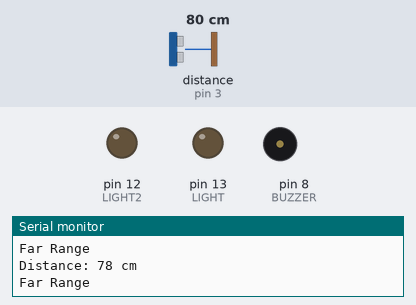
This sketch was run on a simulated Arduino Uno, built with avr-gcc and run on an emulated ATmega328P. On the bench: output pins drawn as LEDs (lit = HIGH), buzzer (waves = sounding), the last lines printed to the serial monitor. Wiring (inferred from the names in the program): ultrasonic range finder: trigger pin 2; echo pin 3. The test bench sets the inputs (shaded band); at power-on: distance to the obstacle (sensor on pin 3) 80 cm. The echo pulse lasts 58.3 µs per cm; pins used as bus, display or sensor lines are not drawn.

Above: at 1.8 s.
1.9 s: distance to the obstacle (sensor on pin 3) set to 56 cm
3.4 s: distance to the obstacle (sensor on pin 3) set to 48 cm
At 4.6 s:
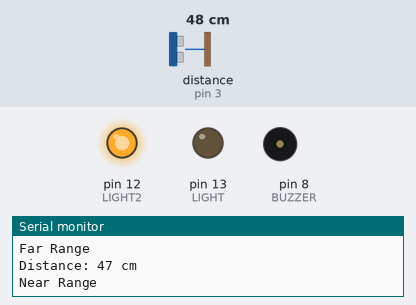
5.5 s: distance to the obstacle (sensor on pin 3) set to 13 cm
7.2 s: distance to the obstacle (sensor on pin 3) set to 10 cm
At 9.1 s:
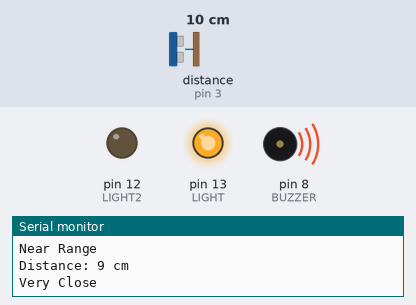
9.5 s: distance to the obstacle (sensor on pin 3) set to 18 cm
At 10.7 s:
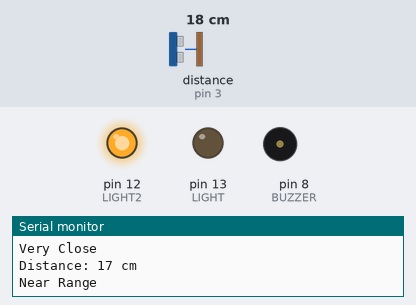
11.5 s: distance to the obstacle (sensor on pin 3) set to 2 cm
At 12.4 s:
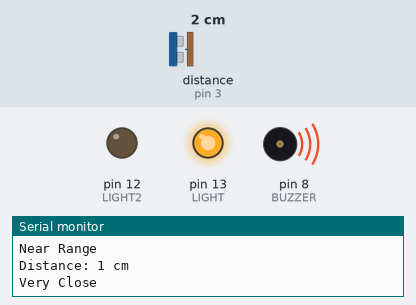
Timing chart, 0 to 14.5 s (numbered marks = the images above; inputs shaded):
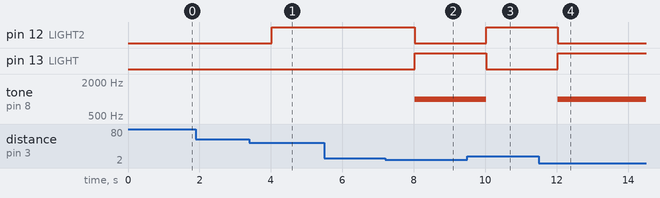

Measured:
- the behaviour switches between 52 and 51 cm on distance to the obstacle (sensor on pin 3) (found by bisection; images 0 and 1)
- the behaviour switches between 12 and 11 cm on distance to the obstacle (sensor on pin 3) (found by bisection; images 1 and 2)
- after the input at 3.4 s, pin 12 (LIGHT2): LOW → HIGH after 0.62 s
- after the input at 7.2 s, pin 12 (LIGHT2): HIGH → LOW after 0.83 s; pin 13 (LIGHT): LOW → HIGH after 0.83 s; tone on pin 8 (BUZZER): silent → 1000 Hz after 0.83 s
- after the input at 9.5 s, pin 12 (LIGHT2): LOW → HIGH after 0.53 s; pin 13 (LIGHT): HIGH → LOW after 0.53 s; tone on pin 8 (BUZZER): 1000 Hz → silent after 0.53 s
- after the input at 11.5 s, pin 12 (LIGHT2): HIGH → LOW after 0.54 s; pin 13 (LIGHT): LOW → HIGH after 0.54 s; tone on pin 8 (BUZZER): silent → 1000 Hz after 0.54 s

The sketch:

distance_measure.ino
```cpp
#include <Wire.h>

#define ECHO_PIN 3
#define TRIG_PIN 2

const int BUZZER = 8;
const int LIGHT = 13;
const int LIGHT2 = 12;

void setup() {
    pinMode(TRIG_PIN, OUTPUT);
    pinMode(ECHO_PIN, INPUT);
    pinMode(BUZZER, OUTPUT);
    pinMode(LIGHT, OUTPUT);
    pinMode(LIGHT2, OUTPUT);

    Serial.begin(9600);
    Serial.println("Distance Measurement Program");
}

void loop() {
    int distance = getDistance();

    Serial.print("Distance: ");
    Serial.print(distance);
    Serial.println(" cm");

    updateIndicators(distance);

    delay(1000); // Delay before the next measurement
}

int getDistance() {
    digitalWrite(TRIG_PIN, LOW);
    delayMicroseconds(2);
    digitalWrite(TRIG_PIN, HIGH);
    delayMicroseconds(10);
    digitalWrite(TRIG_PIN, LOW);

    long duration = pulseIn(ECHO_PIN, HIGH);
    return duration * 0.034 / 2;
}

void updateIndicators(int distance) {
    digitalWrite(LIGHT, LOW);
    digitalWrite(LIGHT2, LOW);
    noTone(BUZZER);

    if (distance <= 10) {
        Serial.println("Very Close");
        digitalWrite(LIGHT, HIGH);
        tone(BUZZER, 1000); // 1KHz sound
        delay(1000); // For 1 second
    } else if (distance <= 50) {
        Serial.println("Near Range");
        digitalWrite(LIGHT2, HIGH);
    } else {
        Serial.println("Far Range");
    }
}
```
